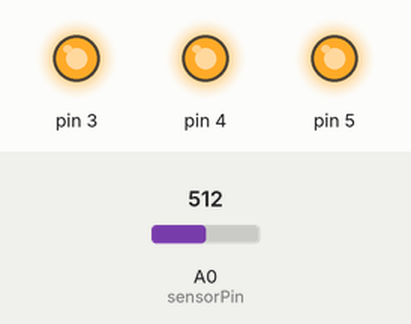
The sketch below on a simulated Arduino Uno, built with avr-gcc and run on an emulated ATmega328P. On the bench: output pins drawn as LEDs (lit = HIGH). The test bench sets the inputs (shaded band); at power-on: A0 (sensorPin) = 512. What the sketch prints to the serial monitor is not drawn.

Above: at 1.2 s.
1.3 s: A0 (sensorPin) set to 171
3.3 s: A0 (sensorPin) set to 161
At 4.4 s:
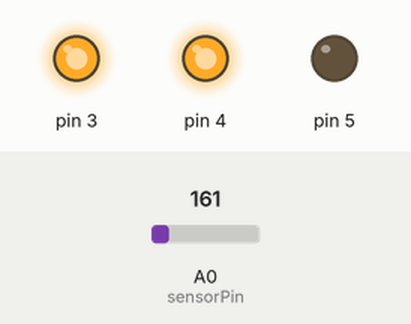
5.0 s: A0 (sensorPin) set to 122
At 6.2 s:
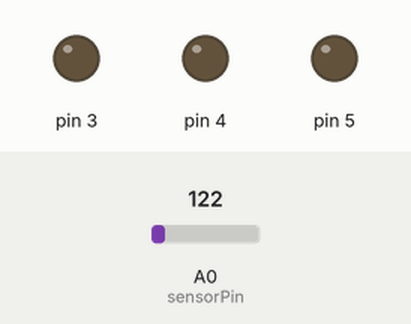
Timing chart, 0 to 8.0 s (numbered marks = the images above; inputs shaded):
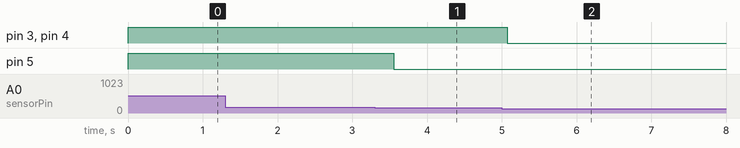

Measured:
- the behaviour switches between 162 and 161 on A0 (sensorPin) (found by bisection; images 0 and 1)
- after the input at 1.3 s, every drawn part: stays the same
- after the input at 3.3 s, pin 5: HIGH → LOW after 0.26 s
- after the input at 5.0 s, pin 3, pin 4: HIGH → LOW after 0.08 s

The sketch:

Task3.ino
```cpp
void setup(){
  Serial.begin(9600); //open a serial port to view sensor data

  for(int pinNumber = 3; pinNumber<6; pinNumber++)
  {
    pinMode(pinNumber,OUTPUT);
    digitalWrite(pinNumber, LOW);
  }

}

void loop()
{
  const int sensorPin = A0;
  const float baselineTemp = 25.0;
  int sensorVal = analogRead(sensorPin);
  Serial.print("Temperature Sensor Value: ");
  Serial.print(sensorVal);

  //convert ADC to voltage
  float voltage = (sensorVal/1024.0)*5.0;
  Serial.print(", Sensor Voltage: ");
  Serial.print(voltage);

  //conver voltage to degree C
  float temperature = (voltage-0.5)*100;
  Serial.print(", Degree C: ");
  Serial.print(temperature);

  if (temperature<baselineTemp){
    digitalWrite(3,LOW);
    digitalWrite(4,LOW);
    digitalWrite(5,LOW);
  }
  else if(temperature>=baselineTemp && temperature<baselineTemp+2)
  {
    digitalWrite(3,HIGH);
    digitalWrite(4,LOW);
    digitalWrite(5,LOW);
  }
    else if(temperature>=baselineTemp+2 && temperature<=baselineTemp+4)
  {
    digitalWrite(3,HIGH);
    digitalWrite(4,HIGH);
    digitalWrite(5,LOW);
  }
    else if(temperature>=baselineTemp+4)
  {
    digitalWrite(3,HIGH);
    digitalWrite(4,HIGH);
    digitalWrite(5,HIGH);
  }
  delay(250);
}
```
